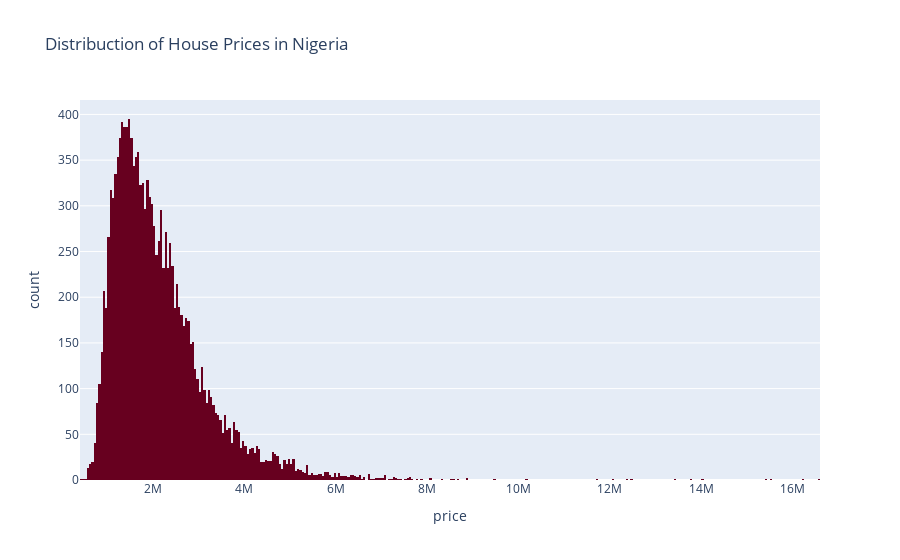

Notebook source saved alongside this figure:
### Code cell
fig = px.histogram(train, x="price", color_discrete_sequence=px.colors.sequential.RdBu,title="Distribuction of House Prices in Nigeria")
fig.show()

### Figure 1 — Plotly figure (JSON) as saved in the notebook; plotly's stock layout.template omitted (floating-point values rounded to 4 significant figures; data arrays with more than 128 entries replaced by an {"elided": "..."} marker saying what was removed)
{"data": [{"alignmentgroup": "True", "bingroup": "x", "hovertemplate": "price=%{x}<br>count=%{y}<extra></extra>", "legendgroup": "", "marker": {"color": "rgb(103,0,31)", "pattern": {"shape": ""}}, "name": "", "offsetgroup": "", "orientation": "v", "showlegend": false, "type": "histogram", "x": {"elided": "14000 float values"}, "xaxis": "x", "yaxis": "y"}], "layout": {"barmode": "relative", "legend": {"tracegroupgap": 0}, "title": {"text": "Distribuction of House Prices in Nigeria"}, "xaxis": {"anchor": "y", "domain": [0, 1], "title": {"text": "price"}}, "yaxis": {"anchor": "x", "domain": [0, 1], "title": {"text": "count"}}}}
